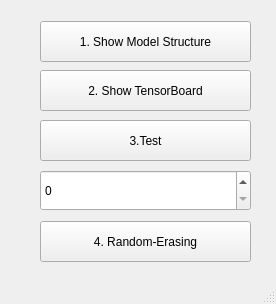
<?xml version="1.0" encoding="UTF-8"?>
<ui version="4.0">
 <class>Question_5</class>
 <widget class="QMainWindow" name="Question_5">
  <property name="geometry">
   <rect>
    <x>0</x>
    <y>0</y>
    <width>276</width>
    <height>304</height>
   </rect>
  </property>
  <property name="windowTitle">
   <string>MainWindow</string>
  </property>
  <widget class="QWidget" name="centralwidget">
   <widget class="QSpinBox" name="Input_1">
    <property name="geometry">
     <rect>
      <x>40</x>
      <y>170</y>
      <width>211</width>
      <height>41</height>
     </rect>
    </property>
    <property name="maximum">
     <number>9999</number>
    </property>
   </widget>
   <widget class="QPushButton" name="button_1">
    <property name="geometry">
     <rect>
      <x>40</x>
      <y>21</y>
      <width>211</width>
      <height>41</height>
     </rect>
    </property>
    <property name="text">
     <string>1. Show Model Structure</string>
    </property>
   </widget>
   <widget class="QPushButton" name="button_3">
    <property name="geometry">
     <rect>
      <x>40</x>
      <y>120</y>
      <width>211</width>
      <height>41</height>
     </rect>
    </property>
    <property name="text">
     <string>3.Test</string>
    </property>
   </widget>
   <widget class="QPushButton" name="button_4">
    <property name="geometry">
     <rect>
      <x>40</x>
      <y>221</y>
      <width>211</width>
      <height>41</height>
     </rect>
    </property>
    <property name="text">
     <string>4. Random-Erasing</string>
    </property>
   </widget>
   <widget class="QPushButton" name="button_2">
    <property name="geometry">
     <rect>
      <x>40</x>
      <y>70</y>
      <width>211</width>
      <height>41</height>
     </rect>
    </property>
    <property name="text">
     <string>2. Show TensorBoard</string>
    </property>
   </widget>
  </widget>
  <widget class="QMenuBar" name="menubar">
   <property name="geometry">
    <rect>
     <x>0</x>
     <y>0</y>
     <width>276</width>
     <height>21</height>
    </rect>
   </property>
  </widget>
  <widget class="QStatusBar" name="statusbar"/>
 </widget>
 <resources/>
 <connections/>
</ui>
